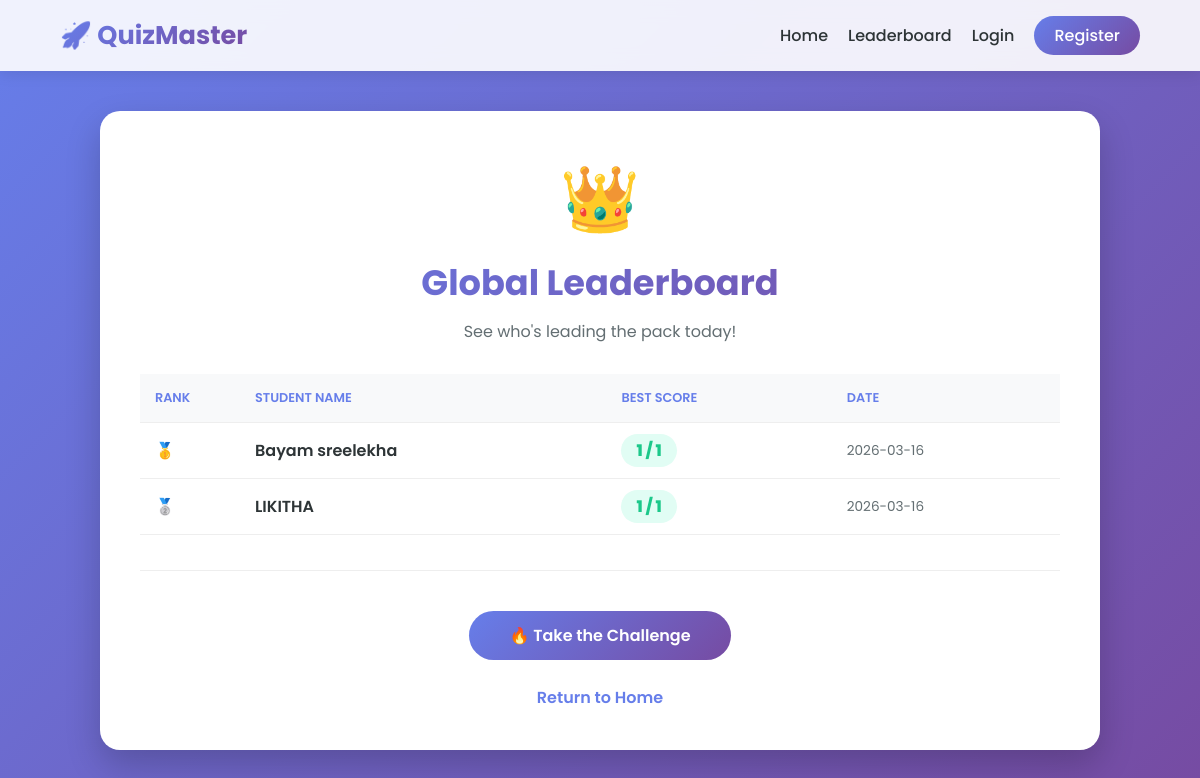
The app's page /leaderboard with its own data.
### app.py (models this page shows)
class Result(db.Model):
    id = db.Column(db.Integer, primary_key=True)
    student_name = db.Column(db.String(100), nullable=False)
    score = db.Column(db.Integer, nullable=False)
    total_questions = db.Column(db.Integer, nullable=False)
    date = db.Column(db.DateTime, default=datetime.utcnow)

### app.py (the view)
@app.route('/leaderboard')
def leaderboard():
    top_results = Result.query.order_by(
        Result.score.desc(),
        Result.date.asc()
    ).limit(10).all()
    return render_template('leaderboard.html', top_results=top_results)

### templates/leaderboard.html (shortened to what this page needs)
<!DOCTYPE html>
<html lang="en">
<head>
    <link rel="stylesheet" href="{{ url_for('static', filename='style.css') }}">
</head>
<body>
    <nav class="navbar">
        <a href="{{ url_for('index') }}" class="navbar-brand">🚀 QuizMaster</a>
        <ul class="nav-links">
            <li><a href="{{ url_for('index') }}">Home</a></li>
            <li><a href="{{ url_for('leaderboard') }}">Leaderboard</a></li>
            {% if session.get('user_name') or session.get('admin_logged_in') %}
                <li><a href="{{ url_for('logout') }}" class="nav-btn">Logout</a></li>
            {% else %}
                <li><a href="{{ url_for('login') }}">Login</a></li>
                <li><a href="{{ url_for('register') }}" class="nav-btn">Register</a></li>
            {% endif %}
        </ul>
    </nav>
    <div class="main-content">
        <div class="card card-large">
            <div style="font-size: 4rem; margin-bottom: 10px;">👑</div>
            <h1>Global Leaderboard</h1>
            <p class="subtitle">See who's leading the pack today!</p>
            <div class="table-responsive">
                <table>
                    <thead>
                        <tr>
                            <th style="width: 100px;">Rank</th>
                            <th>Student Name</th>
                            <th>Best Score</th>
                            <th>Date</th>
                        </tr>
                    </thead>
                    <tbody>
                        {% for res in top_results %}
                        <tr>
                            <td style="font-weight: 700; color: #667eea;">
                                {% if loop.index == 1 %}🥇{% elif loop.index == 2 %}🥈{% elif loop.index == 3 %}🥉{% else %}#{{ loop.index }}{% endif %}
                            </td>
                            <td style="font-weight: 600;">{{ res.student_name }}</td>
                            <td>
                                <span style="background: #e1fdf4; color: #1cc88a; padding: 5px 15px; border-radius: 20px; font-weight: 800;">
                                    {{ res.score }} / {{ res.total_questions }}
                                </span>
                            </td>
                            <td style="font-size: 0.85rem; color: var(--text-muted);">{{ res.date.strftime('%Y-%m-%d') }}</td>
                        </tr>
                        {% else %}
                        <tr><td colspan="4" style="text-align: center; padding: 30px;">No rankings available yet. Be the first to play!</td></tr>
                        {% endfor %}
                    </tbody>
                </table>
            </div>
            <div style="margin-top: 35px; border-top: 1px solid #eee; padding-top: 30px;">
                <a href="{{ url_for('start_quiz') }}" class="btn btn-primary" style="width: auto; padding: 12px 40px;">🔥 Take the Challenge</a>
            </div>
            <a href="{{ url_for('index') }}" class="back-home">Return to Home</a>
        </div>
    </div>
</body>
</html>

### static/style.css (style rules this page uses)
:root { --primary-gradient: linear-gradient(135deg, #667eea 0%, #764ba2 100%); --secondary-gradient: linear-gradient(135deg, #6a11cb 0%, #2575fc 100%); --success-gradient: linear-gradient(135deg, #11998e 0%, #38ef7d 100%); --danger-gradient: linear-gradient(135deg, #ff416c 0%, #ff4b2b 100%); --glass-bg: rgba(255, 255, 255, 0.9); --card-shadow: 0 15px 35px rgba(0, 0, 0, 0.2); --text-main: #2d3436; --text-muted: #636e72; }
* { margin: 0; padding: 0; box-sizing: border-box; font-family: 'Poppins', sans-serif; }
body { background: var(--primary-gradient); background-attachment: fixed; min-height: 100vh; color: var(--text-main); display: flex; flex-direction: column; }
.navbar { background: var(--glass-bg); backdrop-filter: blur(10px); padding: 1rem 5%; display: flex; justify-content: space-between; align-items: center; box-shadow: 0 2px 15px rgba(0,0,0,0.1); position: sticky; top: 0; z-index: 1000; }
.navbar-brand { font-size: 1.6rem; font-weight: 700; background: var(--primary-gradient); -webkit-background-clip: text; -webkit-text-fill-color: transparent; text-decoration: none; }
.nav-links { display: flex; gap: 20px; list-style: none; align-items: center; }
.nav-links a { text-decoration: none; color: var(--text-main); font-weight: 500; transition: 0.3s; }
.nav-btn { padding: 8px 20px; border-radius: 25px; background: var(--primary-gradient); color: white !important; font-weight: 600; }
.main-content { flex: 1; display: flex; justify-content: center; align-items: flex-start; padding: 40px 20px; }
.card { background: white; padding: 40px; border-radius: 20px; box-shadow: var(--card-shadow); width: 100%; max-width: 650px; text-align: center; animation: slideUp 0.6s ease-out; }
.card-large { max-width: 1000px; }
h1 { font-size: 2.2rem; margin-bottom: 10px; background: var(--primary-gradient); -webkit-background-clip: text; -webkit-text-fill-color: transparent; }
p.subtitle { color: var(--text-muted); margin-bottom: 30px; }
.btn { display: inline-block; padding: 12px 30px; border-radius: 30px; border: none; font-size: 1rem; font-weight: 600; cursor: pointer; transition: 0.3s; text-decoration: none; color: white; width: 100%; margin-top: 10px; text-align: center; }
.btn-primary { background: var(--primary-gradient); }
.table-responsive { overflow-x: auto; margin-top: 20px; }
table { width: 100%; border-collapse: collapse; text-align: left; }
th, td { padding: 15px; border-bottom: 1px solid #eee; }
th { background: #f8f9fa; color: #667eea; font-weight: 600; text-transform: uppercase; font-size: 0.8rem; }
.back-home { margin-top: 25px; display: inline-block; color: #667eea; text-decoration: none; font-weight: 600; }

### records on screen
Result: student_name "Bayam sreelekha", score "1", total_questions "1", date "2026-03-16"
Result: student_name "LIKITHA", score "1", total_questions "1", date "2026-03-16"
